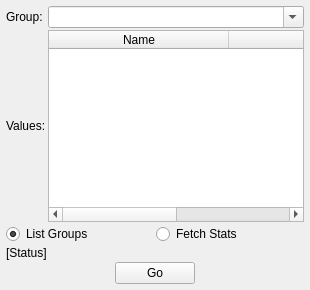
         <widget class="QWidget" name="tab_Stats">
          <attribute name="title">
           <string>Stats</string>
          </attribute>
          <layout class="QGridLayout" name="gridLayout_11">
           <property name="leftMargin">
            <number>6</number>
           </property>
           <property name="topMargin">
            <number>6</number>
           </property>
           <property name="rightMargin">
            <number>6</number>
           </property>
           <property name="bottomMargin">
            <number>6</number>
           </property>
           <property name="spacing">
            <number>2</number>
           </property>
           <item row="3" column="0" colspan="2">
            <widget class="QLabel" name="lbl_STAT_Status">
             <property name="text">
              <string>[Status]</string>
             </property>
            </widget>
           </item>
           <item row="2" column="0" colspan="2">
            <layout class="QHBoxLayout" name="horizontalLayout_9">
             <property name="spacing">
              <number>2</number>
             </property>
             <item>
              <widget class="QRadioButton" name="radio_STAT_List">
               <property name="text">
                <string>List Groups</string>
               </property>
               <property name="checked">
                <bool>true</bool>
               </property>
              </widget>
             </item>
             <item>
              <widget class="QRadioButton" name="radio_STAT_Fetch">
               <property name="text">
                <string>Fetch Stats</string>
               </property>
              </widget>
             </item>
            </layout>
           </item>
           <item row="0" column="1">
            <widget class="QComboBox" name="combo_STAT_Group">
             <property name="editable">
              <bool>true</bool>
             </property>
            </widget>
           </item>
           <item row="4" column="0" colspan="2">
            <layout class="QHBoxLayout" name="horizontalLayout_14">
             <property name="spacing">
              <number>2</number>
             </property>
             <property name="bottomMargin">
              <number>0</number>
             </property>
             <item>
              <spacer name="horizontalSpacer_19">
               <property name="orientation">
                <enum>Qt::Orientation::Horizontal</enum>
               </property>
               <property name="sizeHint" stdset="0">
                <size>
                 <width>20</width>
                 <height>20</height>
                </size>
               </property>
              </spacer>
             </item>
             <item>
              <widget class="QPushButton" name="btn_STAT_Go">
               <property name="text">
                <string>Go</string>
               </property>
              </widget>
             </item>
             <item>
              <spacer name="horizontalSpacer_20">
               <property name="orientation">
                <enum>Qt::Orientation::Horizontal</enum>
               </property>
               <property name="sizeHint" stdset="0">
                <size>
                 <width>20</width>
                 <height>20</height>
                </size>
               </property>
              </spacer>
             </item>
            </layout>
           </item>
           <item row="1" column="0">
            <widget class="QLabel" name="label_16">
             <property name="text">
              <string>Values:</string>
             </property>
            </widget>
           </item>
           <item row="0" column="0">
            <widget class="QLabel" name="label_15">
             <property name="text">
              <string>Group:</string>
             </property>
            </widget>
           </item>
           <item row="1" column="1">
            <widget class="QTableWidget" name="table_STAT_Values">
             <property name="editTriggers">
              <set>QAbstractItemView::EditTrigger::NoEditTriggers</set>
             </property>
             <property name="showDropIndicator" stdset="0">
              <bool>false</bool>
             </property>
             <property name="dragDropOverwriteMode">
              <bool>false</bool>
             </property>
             <property name="alternatingRowColors">
              <bool>true</bool>
             </property>
             <property name="sortingEnabled">
              <bool>true</bool>
             </property>
             <property name="cornerButtonEnabled">
              <bool>false</bool>
             </property>
             <attribute name="horizontalHeaderCascadingSectionResizes">
              <bool>true</bool>
             </attribute>
             <attribute name="horizontalHeaderDefaultSectionSize">
              <number>180</number>
             </attribute>
             <column>
              <property name="text">
               <string>Name</string>
              </property>
             </column>
             <column>
              <property name="text">
               <string>Value</string>
              </property>
             </column>
            </widget>
           </item>
          </layout>
         </widget>
